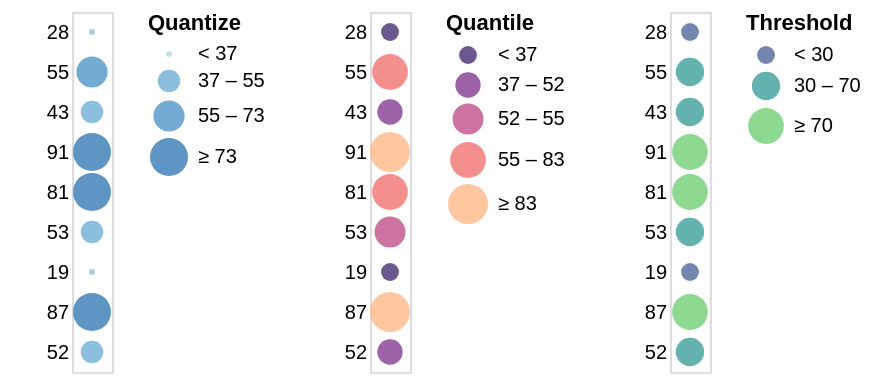

The Vega-Lite source for this figure:
### Vega specification from a JSON file in a GitHub repository (floating-point values rounded to 4 significant figures)
{"$schema": "https://vega.github.io/schema/vega/v5.json", "description": "Horizontally concatenated charts that show different types of discretizing scales.", "autosize": "pad", "padding": 5, "data": [{"name": "source_0", "values": [{"a": "A", "b": 28}, {"a": "B", "b": 55}, {"a": "C", "b": 43}, {"a": "D", "b": 91}, {"a": "E", "b": 81}, {"a": "F", "b": 53}, {"a": "G", "b": 19}, {"a": "H", "b": 87}, {"a": "I", "b": 52}]}], "signals": [{"name": "concat_0_width", "value": 20}, {"name": "concat_0_y_step", "value": 20}, {"name": "concat_0_height", "update": "bandspace(domain('concat_0_y').length, 1, 0.5) * concat_0_y_step"}, {"name": "concat_1_width", "value": 20}, {"name": "concat_1_y_step", "value": 20}, {"name": "concat_1_height", "update": "bandspace(domain('concat_1_y').length, 1, 0.5) * concat_1_y_step"}, {"name": "concat_2_width", "value": 20}, {"name": "concat_2_y_step", "value": 20}, {"name": "concat_2_height", "update": "bandspace(domain('concat_2_y').length, 1, 0.5) * concat_2_y_step"}], "layout": {"padding": 20, "bounds": "full", "align": "each"}, "marks": [{"type": "group", "name": "concat_0_group", "style": "cell", "encode": {"update": {"width": {"signal": "concat_0_width"}, "height": {"signal": "concat_0_height"}}}, "signals": [{"name": "width", "update": "concat_0_width"}], "marks": [{"name": "concat_0_marks", "type": "symbol", "style": ["circle"], "from": {"data": "source_0"}, "encode": {"update": {"opacity": {"value": 0.7}, "fill": [{"test": "datum[\"b\"] === null || isNaN(datum[\"b\"])", "value": null}, {"scale": "concat_0_color", "field": "b"}], "tooltip": {"signal": "{\"b\": ''+datum[\"b\"], \"Quantize\": format(datum[\"b\"], \"\")}"}, "x": {"signal": "concat_0_width", "mult": 0.5}, "y": {"scale": "concat_0_y", "field": "b"}, "size": {"scale": "concat_0_size", "field": "b"}, "shape": {"value": "circle"}}}}], "axes": [{"scale": "concat_0_y", "orient": "left", "grid": false, "domain": false, "ticks": false, "zindex": 1}], "legends": [{"title": "Quantize", "fill": "concat_0_color", "gradientLength": {"signal": "clamp(concat_0_height, 64, 200)"}, "encode": {"symbols": {"update": {"shape": {"value": "circle"}, "opacity": {"value": 0.7}}}}, "size": "concat_0_size"}]}, {"type": "group", "name": "concat_1_group", "style": "cell", "encode": {"update": {"width": {"signal": "concat_1_width"}, "height": {"signal": "concat_1_height"}}}, "signals": [{"name": "width", "update": "concat_1_width"}], "marks": [{"name": "concat_1_marks", "type": "symbol", "style": ["circle"], "from": {"data": "source_0"}, "encode": {"update": {"opacity": {"value": 0.7}, "fill": [{"test": "datum[\"b\"] === null || isNaN(datum[\"b\"])", "value": null}, {"scale": "concat_1_color", "field": "b"}], "tooltip": {"signal": "{\"b\": ''+datum[\"b\"], \"Quantile\": format(datum[\"b\"], \"d\")}"}, "x": {"signal": "concat_1_width", "mult": 0.5}, "y": {"scale": "concat_1_y", "field": "b"}, "size": {"scale": "concat_1_size", "field": "b"}, "shape": {"value": "circle"}}}}], "axes": [{"scale": "concat_1_y", "orient": "left", "grid": false, "domain": false, "ticks": false, "zindex": 1}], "legends": [{"format": "d", "title": "Quantile", "fill": "concat_1_color", "gradientLength": {"signal": "clamp(concat_1_height, 64, 200)"}, "labelOverlap": "greedy", "encode": {"symbols": {"update": {"shape": {"value": "circle"}, "opacity": {"value": 0.7}}}}, "size": "concat_1_size"}]}, {"type": "group", "name": "concat_2_group", "style": "cell", "encode": {"update": {"width": {"signal": "concat_2_width"}, "height": {"signal": "concat_2_height"}}}, "signals": [{"name": "width", "update": "concat_2_width"}], "marks": [{"name": "concat_2_marks", "type": "symbol", "style": ["circle"], "from": {"data": "source_0"}, "encode": {"update": {"opacity": {"value": 0.7}, "fill": [{"test": "datum[\"b\"] === null || isNaN(datum[\"b\"])", "value": null}, {"scale": "concat_2_color", "field": "b"}], "tooltip": {"signal": "{\"b\": ''+datum[\"b\"], \"Threshold\": format(datum[\"b\"], \"\")}"}, "x": {"signal": "concat_2_width", "mult": 0.5}, "y": {"scale": "concat_2_y", "field": "b"}, "size": {"scale": "concat_2_size", "field": "b"}, "shape": {"value": "circle"}}}}], "axes": [{"scale": "concat_2_y", "orient": "left", "grid": false, "domain": false, "ticks": false, "zindex": 1}], "legends": [{"title": "Threshold", "fill": "concat_2_color", "gradientLength": {"signal": "clamp(concat_2_height, 64, 200)"}, "labelOverlap": "greedy", "encode": {"symbols": {"update": {"shape": {"value": "circle"}, "opacity": {"value": 0.7}}}}, "size": "concat_2_size"}]}], "scales": [{"name": "concat_0_y", "type": "point", "domain": {"data": "source_0", "field": "b"}, "range": {"step": {"signal": "concat_0_y_step"}}, "padding": 0.5}, {"name": "concat_0_color", "type": "quantize", "domain": {"data": "source_0", "field": "b"}, "range": "ramp", "zero": true, "interpolate": "hcl"}, {"name": "concat_0_size", "type": "quantize", "domain": {"data": "source_0", "field": "b"}, "range": {"signal": "sequence(9, 361 + (361 - 9) / (4 - 1), (361 - 9) / (4 - 1))"}, "zero": false}, {"name": "concat_1_y", "type": "point", "domain": {"data": "source_0", "field": "b"}, "range": {"step": {"signal": "concat_1_y_step"}}, "padding": 0.5}, {"name": "concat_1_color", "type": "quantile", "domain": {"data": "source_0", "field": "b"}, "range": {"scheme": "magma"}, "interpolate": "hcl"}, {"name": "concat_1_size", "type": "quantile", "domain": {"data": "source_0", "field": "b"}, "range": [80, 160, 240, 320, 400]}, {"name": "concat_2_y", "type": "point", "domain": {"data": "source_0", "field": "b"}, "range": {"step": {"signal": "concat_2_y_step"}}, "padding": 0.5}, {"name": "concat_2_color", "type": "threshold", "domain": [30, 70], "range": {"scheme": "viridis"}, "interpolate": "hcl"}, {"name": "concat_2_size", "type": "threshold", "domain": [30, 70], "range": [80, 200, 320]}], "config": {"axisY": {"minExtent": 30}}}
